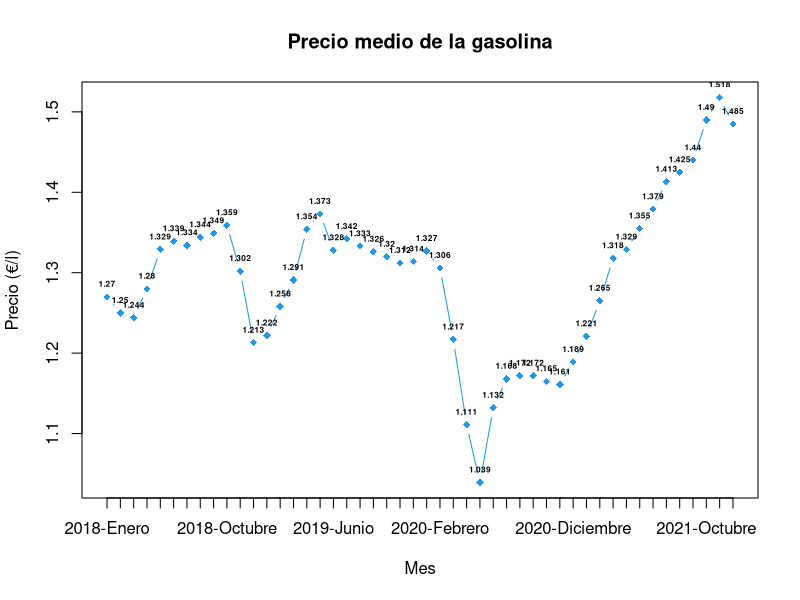
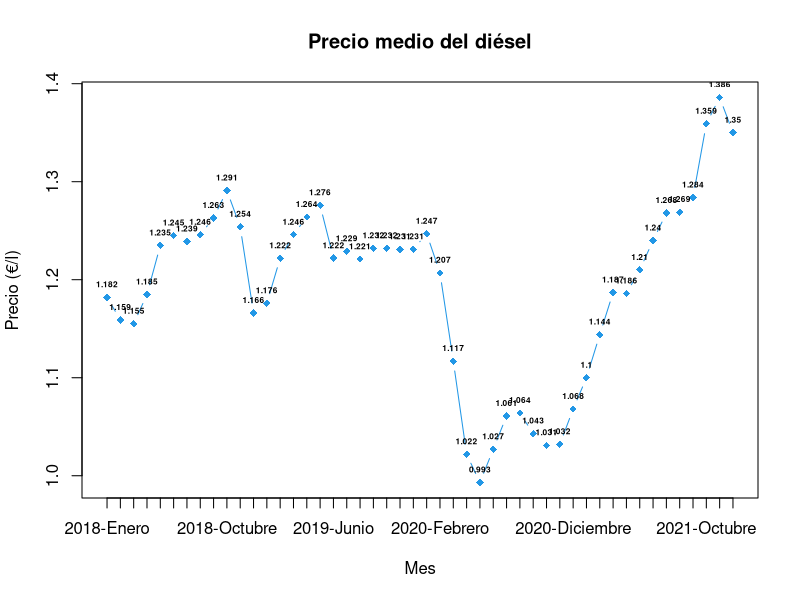
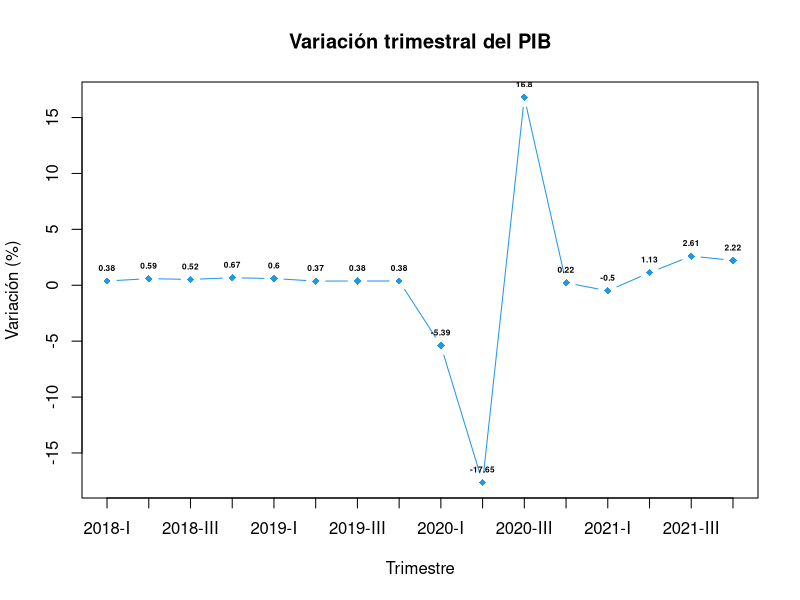
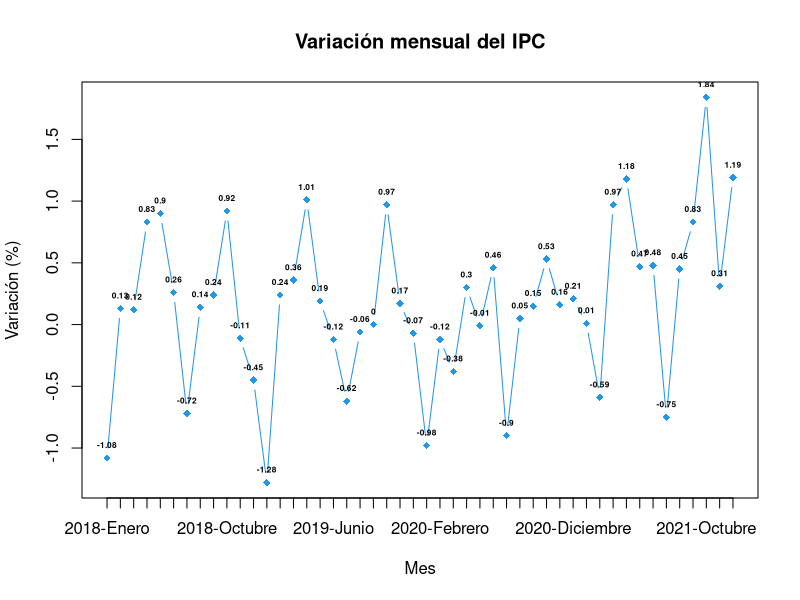
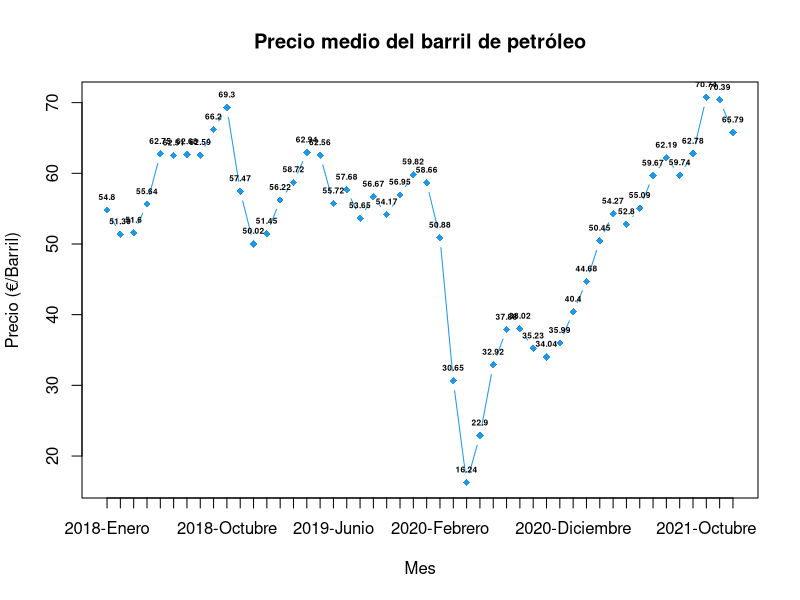
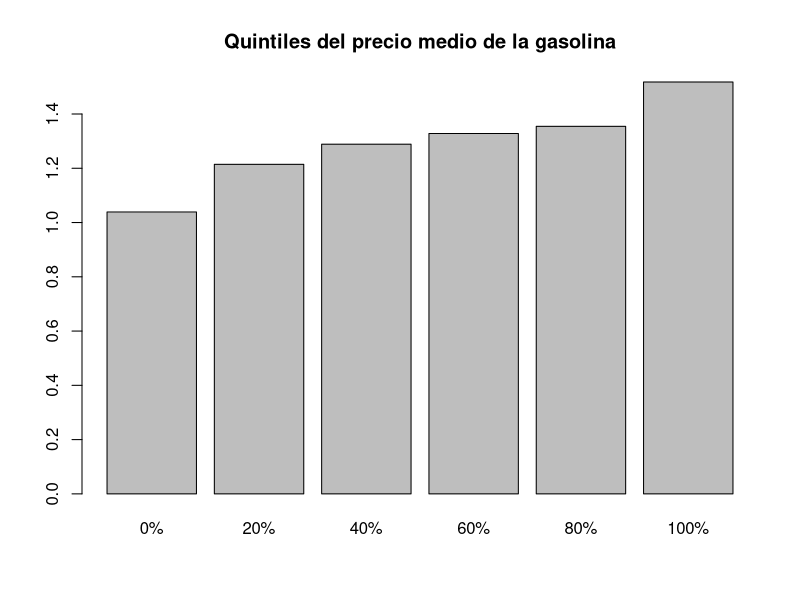
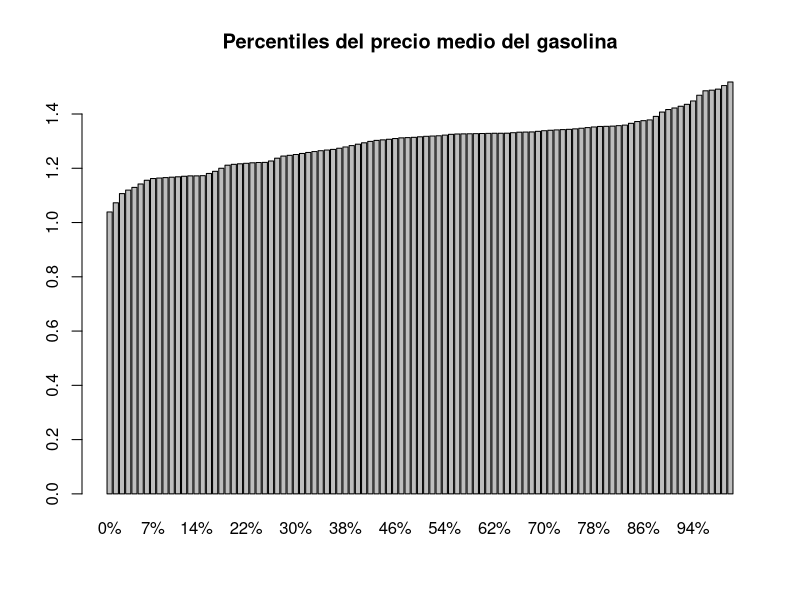
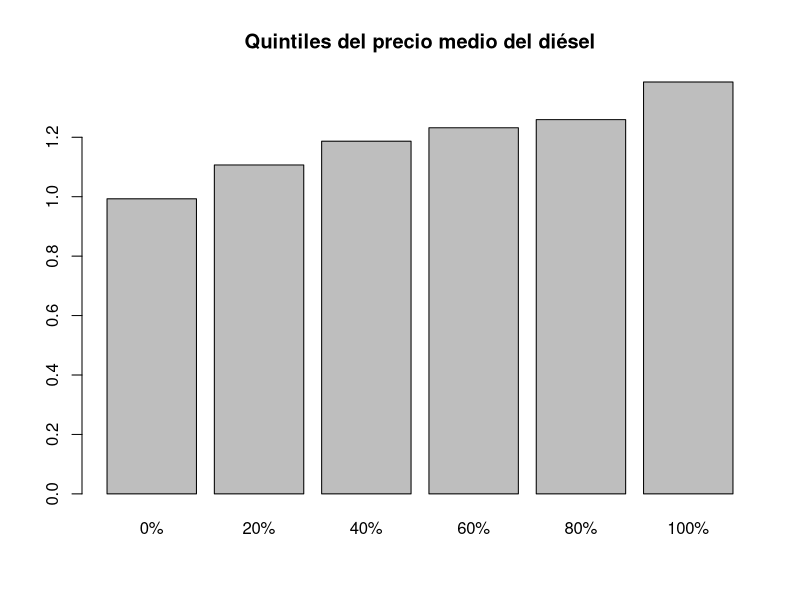

These charts were generated, in order, by the following R code:
carburantes_mensual <- read.csv(file = './precio_carburantes_mensual.csv')
carburantes_trimestral <- read.csv(file = './precio_carburantes_trimestral.csv')
pib_trimestral <- read.csv(file = './pib_trimestral.csv')
petroleo_mensual <- read.csv(file = './precio_petroleo.csv')
ipc_mensual <- read.csv(file = './ipc_mensual.csv')

# Funciones
crear_scatterplot <- function(x, y, x_names, xlab, ylab, main) {
  plot(1:length(x),
       y, 
       type = "b", 
       pch = 18,
       col = 4,
       xaxt = "n",
       xlab = xlab, 
       ylab = ylab,
       main = main)
  
  axis(1, at = 1:length(x), labels = x_names)
  text(1:length(x), y, y, font = 2, cex = 0.5, pos = 3)
}

moda <- function(x) {
  return(as.numeric(names(which.max(table(x)))))
}

crear_scatterplot_lm <- function(x, y, lm, xlab, ylab, main) {
  coeff = coefficients(lm)
  eq = paste0("Recta de regresión: y = ", round(coeff[2], 3), "x + ", round(coeff[1], 3))
  
  plot(x,
       y,
       pch = 18,
       col = 4,
       xlab = xlab, 
       ylab = ylab,
       main = main,
       sub = eq,
       col.sub = "#242323")
  abline(lm, col = 'red') 
}

# Scatterplots de carburantes
meses = paste(carburantes_mensual$ano, carburantes_mensual$mes, sep = "-")
crear_scatterplot(carburantes_mensual$mes, carburantes_mensual$gasolina, meses, "Mes", "Precio (€/l)", "Precio medio de la gasolina")
crear_scatterplot(carburantes_mensual$mes, carburantes_mensual$gasoil, meses, "Mes", "Precio (€/l)", "Precio medio del diésel")

# Scatterplots PIB e IPC
trimestres = paste(pib_trimestral$ano, pib_trimestral$trimestre, sep = "-")
crear_scatterplot(pib_trimestral$trimestre, pib_trimestral$var_trim_pib, trimestres, "Trimestre", "Variación (%)", "Variación trimestral del PIB")
crear_scatterplot(ipc_mensual$mes, ipc_mensual$ipc, meses, "Mes", "Variación (%)", "Variación mensual del IPC")

# Scatterplot petróleo
crear_scatterplot(petroleo_mensual$mes, petroleo_mensual$petroleo, meses, "Mes", "Precio (€/Barril)", "Precio medio del barril de petróleo")

# Medidas de distribución de carburantes
media_gasolina = mean(carburantes_mensual$gasolina)
mediana_gasolina = median(carburantes_mensual$gasolina)
moda_gasolina = moda(carburantes_mensual$gasolina)
desv_tipica_gasolina = sd(carburantes_mensual$gasolina)
max_gasolina = max(carburantes_mensual$gasolina)
min_gasolina = min(carburantes_mensual$gasolina)
quintil_gasolina = quantile(carburantes_mensual$gasolina, prob = seq(0, 1, 1 / 5))
percentil_gasolina = quantile(carburantes_mensual$gasolina, prob = seq(0, 1, length = 101))

media_gasoil = mean(carburantes_mensual$gasoil)
mediana_gasoil = median(carburantes_mensual$gasoil)
moda_gasoil = moda(carburantes_mensual$gasoil)
desv_tipica_gasoil = sd(carburantes_mensual$gasoil)
max_gasoil = max(carburantes_mensual$gasoil)
min_gasoil = min(carburantes_mensual$gasoil)
quintil_gasoil = quantile(carburantes_mensual$gasoil, prob = seq(0, 1, 1 / 5))
percentil_gasoil = quantile(carburantes_mensual$gasoil, prob = seq(0, 1, length = 101))

# Medidas de distribución del PIB e IPC
media_pib = mean(pib_trimestral$var_trim_pib)
mediana_pib = median(pib_trimestral$var_trim_pib)
moda_pib = moda(pib_trimestral$var_trim_pib)
desv_tipica_pib = sd(pib_trimestral$var_trim_pib)
max_pib = max(pib_trimestral$var_trim_pib)
min_pib = min(pib_trimestral$var_trim_pib)
quintil_pib = quantile(pib_trimestral$var_trim_pib, prob = seq(0, 1, 1 / 5))
percentil_pib = quantile(pib_trimestral$var_trim_pib, prob = seq(0, 1, length = 101))

media_ipc = mean(ipc_mensual$ipc)
mediana_ipc = median(ipc_mensual$ipc)
moda_ipc = moda(ipc_mensual$ipc)
desv_tipica_ipc = sd(ipc_mensual$ipc)
max_ipc = max(ipc_mensual$ipc)
min_ipc = min(ipc_mensual$ipc)
quintil_ipc = quantile(ipc_mensual$ipc, prob = seq(0, 1, 1 / 5))
percentil_ipc = quantile(ipc_mensual$ipc, prob = seq(0, 1, length = 101))

# Medidas de distribución del barril de petróleo
media_petroleo = mean(petroleo_mensual$petroleo)
mediana_petroleo = median(petroleo_mensual$petroleo)
moda_petroleo = moda(petroleo_mensual$petroleo)
desv_tipica_petroleo = sd(petroleo_mensual$petroleo)
max_petroleo = max(petroleo_mensual$petroleo)
min_petroleo = min(petroleo_mensual$petroleo)
quintil_petroleo = quantile(petroleo_mensual$petroleo, prob = seq(0, 1, 1 / 5))
percentil_petroleo = quantile(petroleo_mensual$petroleo, prob = seq(0, 1, length = 101))

# Barplot de cuantiles de carburantes
barplot(quintil_gasolina, main = "Quintiles del precio medio de la gasolina")
barplot(percentil_gasolina, main = "Percentiles del precio medio del gasolina")
barplot(quintil_gasoil, main = "Quintiles del precio medio del diésel")
barplot(percentil_gasoil, main = "Percentiles del precio medio del diésel")

# Barplot de cuantiles de IPC y PIB
barplot(quintil_pib, main = "Quintiles de la variación trimestral del PIB")
barplot(percentil_pib, main = "Percentiles de la variación trimestral del PIB")
barplot(quintil_ipc, main = "Quintiles de la variación mensual del IPC")
barplot(percentil_ipc, main = "Percentiles de la variación mensual del IPC")

# Barplot de cuantiles de petroleo
barplot(quintil_petroleo, main = "Quintiles del precio del barril de petróleo")
barplot(percentil_petroleo, main = "Percentiles del precio del barril de petróleo")

# Datasets conjuntos
carburantes_petroleo = merge(carburantes_mensual, petroleo_mensual, by = c("ano", "mes"))
carburantes_pib = merge(carburantes_trimestral, pib_trimestral, by = c("ano", "trimestre"))
carburantes_ipc = merge(carburantes_mensual, ipc_mensual, by = c("ano", "mes"))

# Coeficiente de correlación de Pearson para los diferentes factores
cor_gasolina_petroleo = cor(carburantes_mensual$gasolina, petroleo_mensual$petroleo)
cor_gasoil_petroleo = cor(carburantes_mensual$gasoil, petroleo_mensual$petroleo)
cor_gasolina_pib = cor(carburantes_trimestral$gasolina, pib_trimestral$var_trim_pib)
cor_gasoil_pib = cor(carburantes_trimestral$gasoil, pib_trimestral$var_trim_pib)
cor_gasolina_ipc = cor(carburantes_mensual$gasolina, ipc_mensual$ipc)
cor_gasoil_ipc = cor(carburantes_mensual$gasoil, ipc_mensual$ipc)

# Modelos de regresión lineal
modelo_gasolina_gasoil = lm(gasolina ~ gasoil, carburantes_mensual)
modelo_gasolina_petroleo = lm(gasolina ~ petroleo, carburantes_petroleo)
modelo_gasoil_petroleo = lm(gasoil ~ petroleo, carburantes_petroleo)
modelo_gasolina_pib = lm(gasolina ~ var_trim_pib, carburantes_pib)
modelo_gasoil_pib = lm(gasoil ~ var_trim_pib, carburantes_pib)
modelo_gasolina_ipc = lm(gasolina ~ ipc, carburantes_ipc)
modelo_gasoil_ipc = lm(gasoil ~ ipc, carburantes_ipc)

crear_scatterplot_lm(carburantes_mensual$gasoil, carburantes_mensual$gasolina, modelo_gasolina_gasoil, "Precio medio del diésel (€/l)", "Precio medio de la gasolina (€/l)", "Precio de la gasolina y precio del diésel")
crear_scatterplot_lm(carburantes_petroleo$petroleo, carburantes_petroleo$gasolina, modelo_gasolina_petroleo, "Precio del barril de petróleo (€/barril)", "Precio medio de la gasolina (€/l)", "Precio de la gasolina y precio del barril de petróleo")
crear_scatterplot_lm(carburantes_petroleo$petroleo, carburantes_petroleo$gasoil, modelo_gasoil_petroleo, "Precio del barril de petróleo (€/barril)", "Precio medio del diésel (€/l)", "Precio del diésel y precio del barril de petróleo")
crear_scatterplot_lm(carburantes_pib$var_trim_pib, carburantes_pib$gasolina, modelo_gasolina_pib, "Variación (%)", "Precio medio de la gasolina (€/l)", "Precio de la gasolina y variación trimestral del PIB")
crear_scatterplot_lm(carburantes_pib$var_trim_pib, carburantes_pib$gasoil, modelo_gasoil_pib, "Variación (%)", "Precio medio del diésel (€/l)", "Precio del diésel y variación trimestral del PIB")
crear_scatterplot_lm(carburantes_ipc$ipc, carburantes_ipc$gasolina, modelo_gasolina_ipc, "Variación (%)", "Precio medio de la gasolina (€/l)", "Precio de la gasolina y variación mensual del IPC")
crear_scatterplot_lm(carburantes_ipc$ipc, carburantes_ipc$gasoil, modelo_gasoil_ipc, "Variación (%)", "Precio medio del diésel (€/l)", "Precio del diésel y variación mensual del IPC")